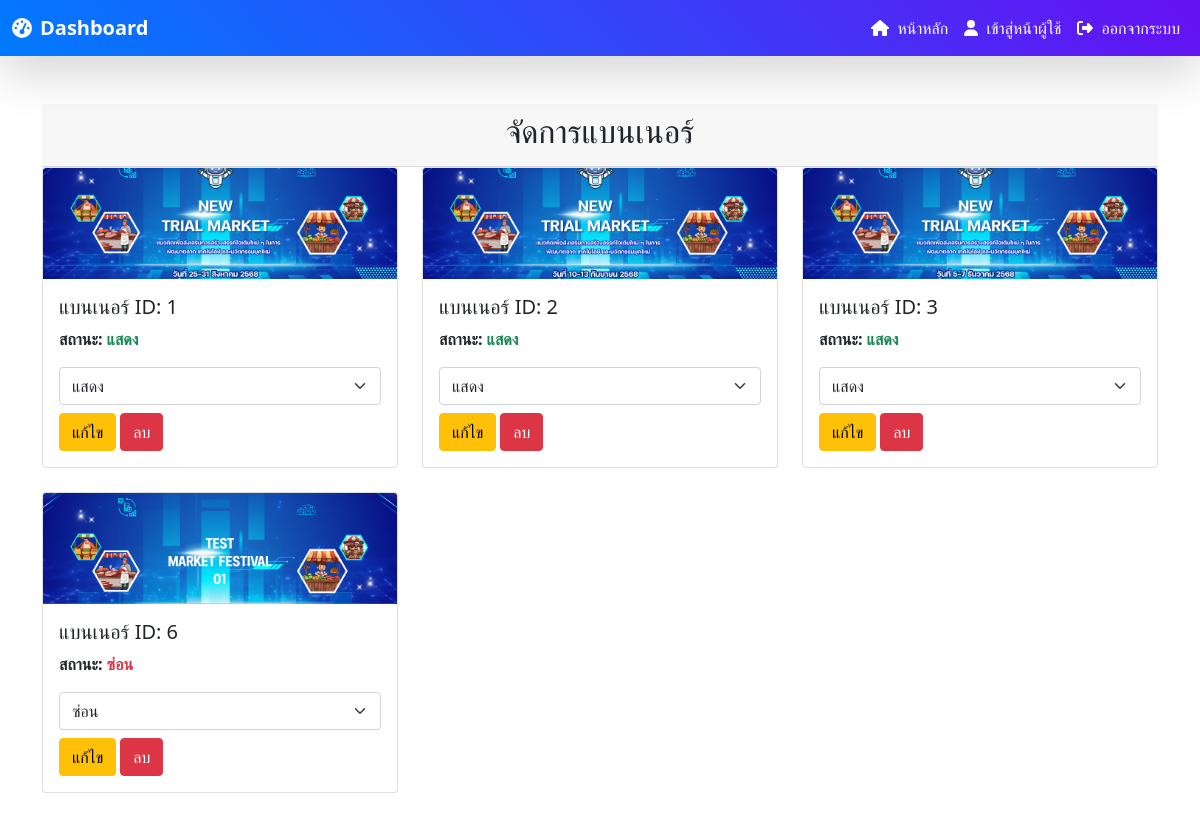
The app's page /Admin/manage_banners.php (signed in) with its own data.
### tables this page shows
CREATE TABLE `banners` (
  `id` int(11) NOT NULL,
  `banner_image` varchar(255) NOT NULL,
  `created_at` timestamp NOT NULL DEFAULT current_timestamp(),
  `status` tinyint(1) DEFAULT 0
);

### Admin/manage_banners.php (the view, shortened to what this page needs)
<?php
include('db_connect.php');
$sql = "SELECT * FROM banners";
$result = $conn->query($sql);
?>
<!DOCTYPE html>
<html lang="th">
<head>
    <link href="https://cdn.jsdelivr.net/npm/bootstrap@5.0.2/dist/css/bootstrap.min.css" rel="stylesheet">
</head>
<body>
<?php include('navbar.php'); ?>
    <div class="container mt-5">
        <div class="card-header text-center">
            <h2>จัดการแบนเนอร์</h2>
        </div>
        <?php if ($result->num_rows > 0): ?>
            <div class="row">
                <?php while ($row = $result->fetch_assoc()): ?>
                    <div class="col-md-4 mb-4">
                        <div class="card">
                            <img src="../img/<?php echo $row['banner_image']; ?>" class="card-img-top" alt="Banner">
                            <div class="card-body">
                                <h5 class="card-title">แบนเนอร์ ID: <?php echo $row['id']; ?></h5>
                                <p class="fw-bold">สถานะ:
                                    <span class="<?php echo $row['status'] ? 'text-success' : 'text-danger'; ?>">
                                        <?php echo $row['status'] ? 'แสดง' : 'ซ่อน'; ?>
                                    </span>
                                </p>
                                <form action="update_banner_status.php" method="POST">
                                    <select name="status" class="form-select mb-2" onchange="this.form.submit()">
                                        <option value="1" <?php echo $row['status'] ? 'selected' : ''; ?>>แสดง</option>
                                        <option value="0" <?php echo !$row['status'] ? 'selected' : ''; ?>>ซ่อน</option>
                                    </select>
                                </form>
                                <button class="btn btn-warning" data-bs-toggle="modal" data-bs-target="#editModal<?php echo $row['id']; ?>">แก้ไข</button>
                                <a href="delete_banner.php?id=<?php echo $row['id']; ?>" class="btn btn-danger">ลบ</a>
                            </div>
                        </div>
                    </div>
                <?php endwhile; ?>
            </div>
        <?php else: ?>
            <p>ยังไม่มีแบนเนอร์ในระบบ</p>
        <?php endif; ?>
    </div>
</body>
</html>

### records on screen
banners: banner_image (picture), id "1", shows "แสดง", status "แสดง"
banners: banner_image (picture), id "2", shows "แสดง", status "แสดง"
banners: banner_image (picture), id "3", shows "แสดง", status "แสดง"
banners: banner_image (picture), id "6", shows "ซ่อน", status "ซ่อน"
